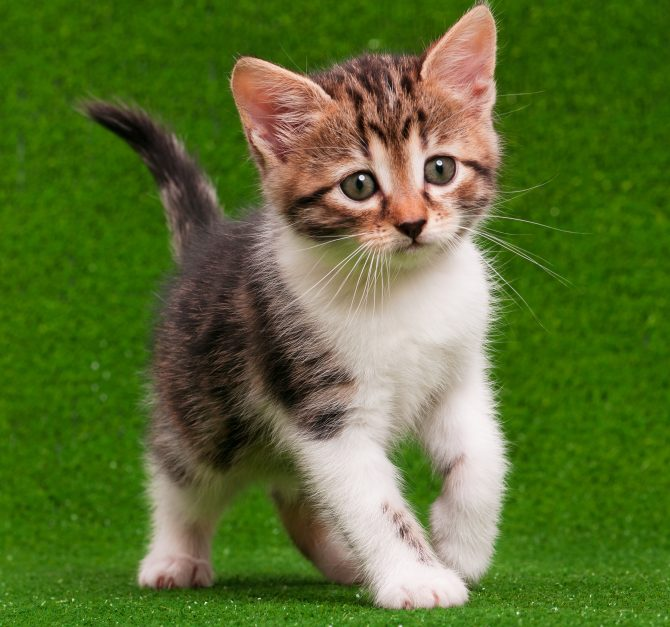
#> input picture assets/kitten01.jpg, 670 x 627 px, found by its file name
$ jupyter execute Week2.ipynb
#> lines starting #> are read from the running program, lines starting #| are printed output that depends on the picture
[cell 1]
import numpy as np
import pandas as pd
import cv2 as cv
from google.colab.patches import cv2_imshow
from skimage import io
from skimage import transform
import matplotlib.pylab as plt
img = cv.imread('./kitten01.jpg')
#> img is the input picture: shape (627, 670, 3); mean B, G, R 49.8, 111.2, 90.9
plt.imshow(img)

[cell 2]
img2 = img
img3 = cv.cvtColor(img,cv.COLOR_BGR2RGB)
plt.imshow(img3)

[cell 3]
img_gray = cv.imread('./kitten01.jpg', cv.IMREAD_GRAYSCALE)
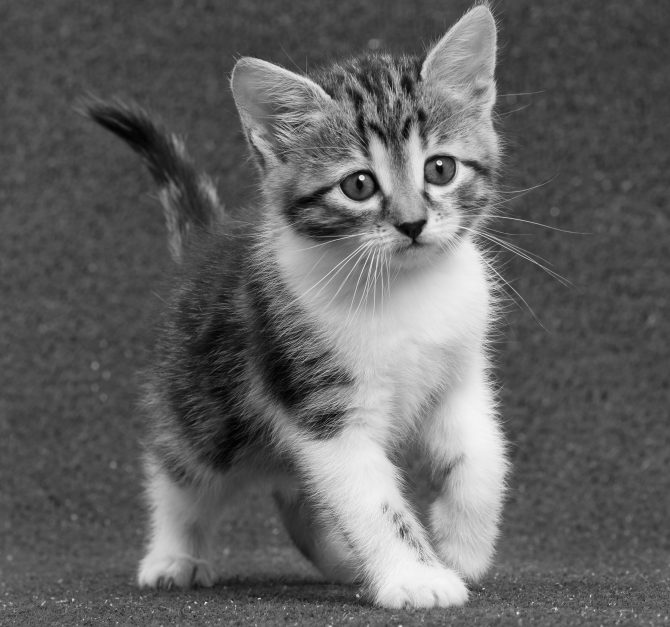
#> img_gray: shape (627, 670); min 0, max 254, mean 98.1
plt.imshow(img_gray)

[cell 4]
plt.imshow(img_gray, cmap='gray')

[cell 5]
plt.imshow(img_gray, cmap='magma')

[cell 6]
img4 = cv.resize(cv.cvtColor(img,cv.COLOR_BGR2RGB), (512,1024))
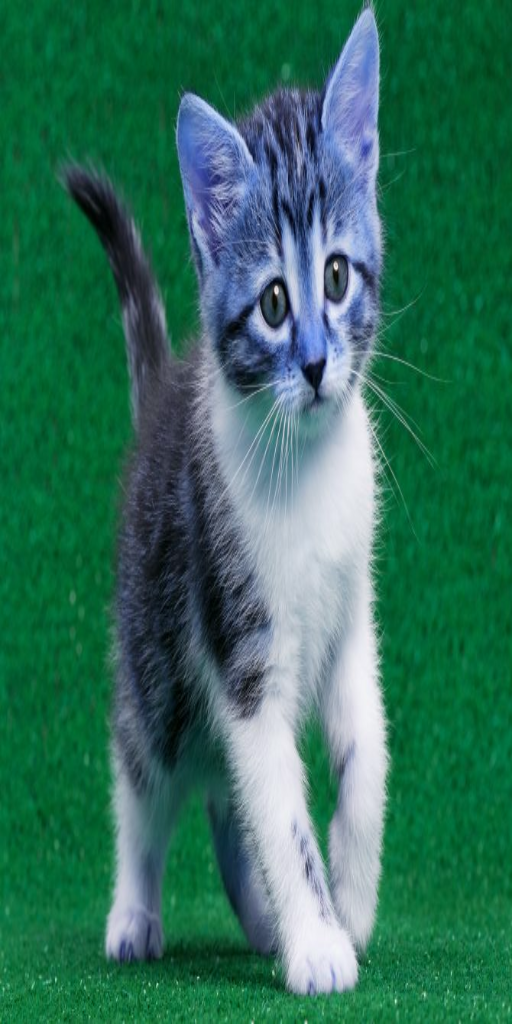
#> img4: shape (1024, 512, 3); mean B, G, R 90.8, 111, 49.7
plt.imshow(img4)

[cell 7]
img5 = cv.flip(cv.cvtColor(img,cv.COLOR_BGR2RGB),0)
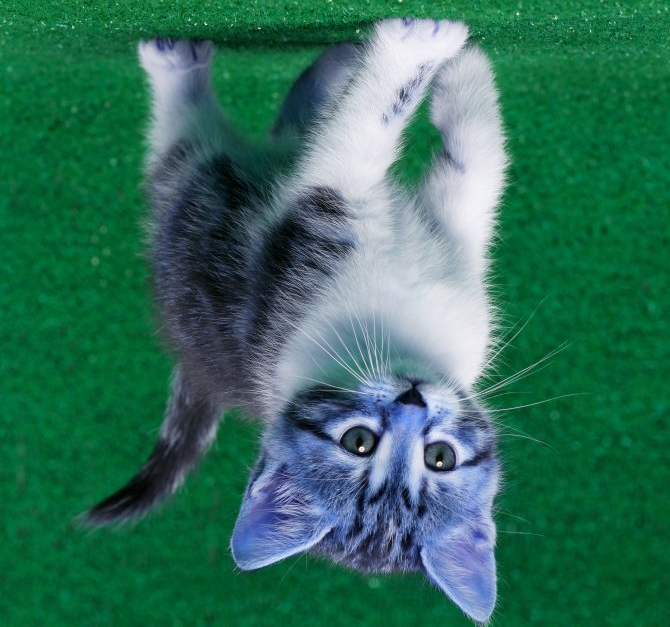
#> img5: shape (627, 670, 3); mean B, G, R 90.9, 111.2, 49.8
fig = plt.figure(figsize=(10,10))
ax = fig.add_subplot(111)
ax.imshow(img5)

[cell 8]
black_img = np.zeros(shape=(512,512,3), dtype=np.int16)
plt.imshow(black_img)

[cell 9]
cv.rectangle(black_img,pt1=(384,0),pt2=(510,150),color=(0,255,0),thickness=10)
plt.imshow(black_img)

[cell 10]
cv.rectangle(black_img,pt1=(200,200),pt2=(300,300),color=(0,0,255),thickness=15)
#> black_img: shape (512, 512, 3) int16; mean of channels 0, 1, 2 0, 4.6, 6.5
plt.imshow(black_img)

[cell 11]
cv.circle(black_img,center=(100,100),radius=50,color=(255,0,0),thickness=8)
#> black_img: shape (512, 512, 3) int16; mean of channels 0, 1, 2 2.7, 4.6, 6.5
plt.imshow(black_img)

[cell 12]
cv.line(black_img,pt1=(0,0),pt2=(512,512),color=(255,255,255),thickness=5)
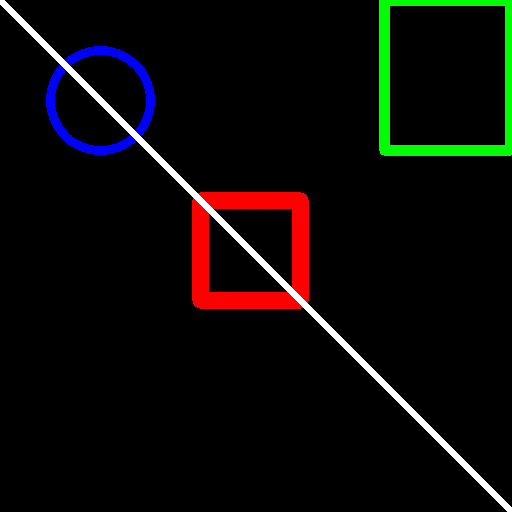
#> black_img: shape (512, 512, 3) int16; mean of channels 0, 1, 2 7.1, 9.1, 10.7; drawn as B, G, R
plt.imshow(black_img)

[cell 13]
cv.circle(black_img,center=(400,400),radius=50,color=(255,0,0),thickness=-1)
cv.line(black_img,pt1=(0,0),pt2=(512,512),color=(255,255,255),thickness=5)
plt.imshow(black_img)

[cell 14]
font = cv.FONT_HERSHEY_SIMPLEX
cv.putText(black_img, text='Hello',org=(10,500),fontFace=font,fontScale=4,color=(255,255,0),thickness=2,lineType=cv.LINE_AA)
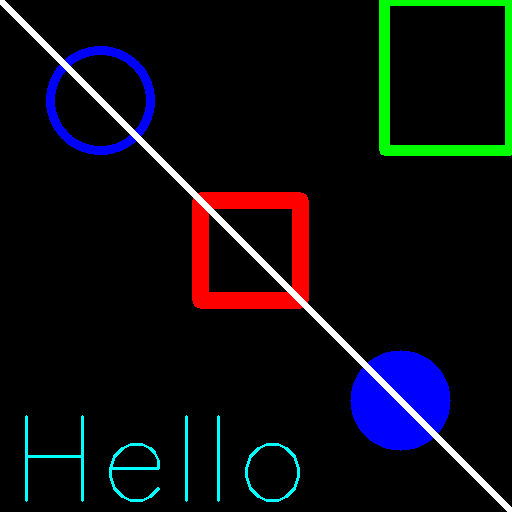
#> black_img: shape (512, 512, 3) int16; mean of channels 0, 1, 2 16.3, 11.3, 10.7; drawn as B, G, R
plt.imshow(black_img)

[cell 15]
# pembuatan black image dengan tipe data int32.
black_img2=np.zeros(shape=(512,512,3),dtype=np.int32)
plt.imshow(black_img2)

[cell 16]
# Berikut adalah kode program untuk inisialisasi NumPy array dengan tpe data int32
vertices = np.array([[100,300],[200,200],[400,300],[200,400]],dtype=np.int32)
vertices

[cell 17]
# Array tersebut kemudian di reshape sebagai berikut
pts = vertices.reshape((-1,1,2)) # nilai 2 untuk menunjukkan bahwa tiap titik dibuat 3 channel yang mewakili R, G, B
pts

[cell 18]
# Penambahan polyline pada black image kedua yang telah dibuat.
cv.polylines(black_img2,[pts],isClosed=True,color=(255,0,0),thickness=5)
plt.imshow(black_img2)
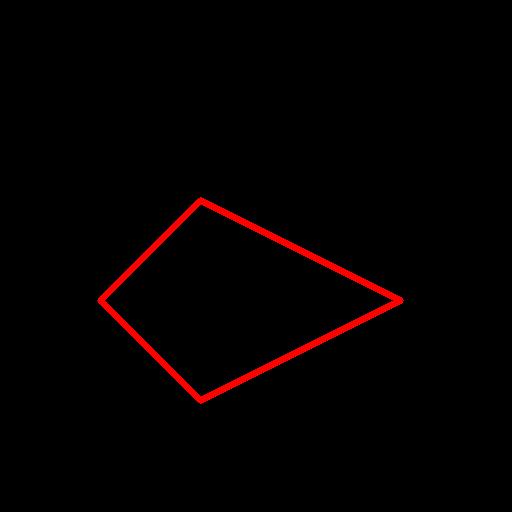
#> shown: shape (512, 512, 3); mean R, G, B 4.7, 0, 0

### **Pertanyaan**
1. Apakah perbedaan gambar yang ditampilkan tanpa dan dengan matplotlib?
Jawaban : perbedaannya yaitu jika menggunakan matplotlib maka kita akan mengetahui koordinat pixel dari gambar yang ditampilkan.
2. Apakah perbedaan dan pengaruhnya pembuatan black image antara tipe data int16 dan int32?
Jawaban : perbedaannya adalah pada rentang nilai yang dapat ditampung, untuk int32 rentang nilai yang dapat ditampung lebih besar dari tipe data int16. Untuk pengaruhnya yaitu dengan rentang nilai yang lebih besar untuk ditampung maka kemungkinan untuk data integer atau angka dapat dibaca dan disimpan dengan baik jika menggunakan tipe data int32. Jika menggunakan int16 kemungkinan data yang melebihi dari kapasitas rentang nilainya akan tidak terbaca.
3. Apakah kegunaan "google.colab.patches import cv2_imshow" pada potongan kode berikut
Jawaban : Kegunaannya adalah untuk mengimport class cv2_imshow pada package google.colab.patches. class cv2_imshow berfungsi untuk menampilkan gambar.
4. Apakah kegunaan “skimage impot io” pada potongan kode soal nomor 3
Jawaban : kegunaannya adalah untuk membaca dan menulis gambar dalam berbagai format.

### **E. TUGAS**

Berdasarkan praktikum bagian 1 dan 2 kerjakan beberapa tugas berikut :
1. Dengan menggunakan figsize, perhatikan apakah ukuran image pixelnya juga
berubah?
2. Tampilkan image dalam channel Red-blue dan Green-Blue saja!
3. Tampilkan image baris ke 20-115, kolom 25-120!
4. Tampilkan image baris ke 5-30, semua kolom, channel Green saja!
5. Buat 5 kotak berbagai ukuran dan warna yang berbeda dalam satu image.
disarankan menggunakan bilangan acak/random!
6. Tampilkan image dengan posisi terbalik!

Berdasarkan praktikum bagian 3 dan 4 kerjakan beberapa tugas berikut :
7. Buat rectangle dan circle pada bagian wajah dari image foto anda saat beraktifitas(bukan pasfoto)!
8. Buat rectangle pada bagian sudut bawah kiri channel B pada color space RGB
dari citra kitten
9. Lengkapi tulisan nama file pada file citra dari soal no.8 gunakan font, ukuran font, dan warna font yang sesuai keinginan anda.
10. Tunjukkan code program anda pada bapak/ibu dosen

[cell 19]
# Tugas 2
# Menampilkan image dalam channel Red-blue
img6 = cv.cvtColor(img, cv.COLOR_BGR2RGB)
img6[:, :, 2] = 4
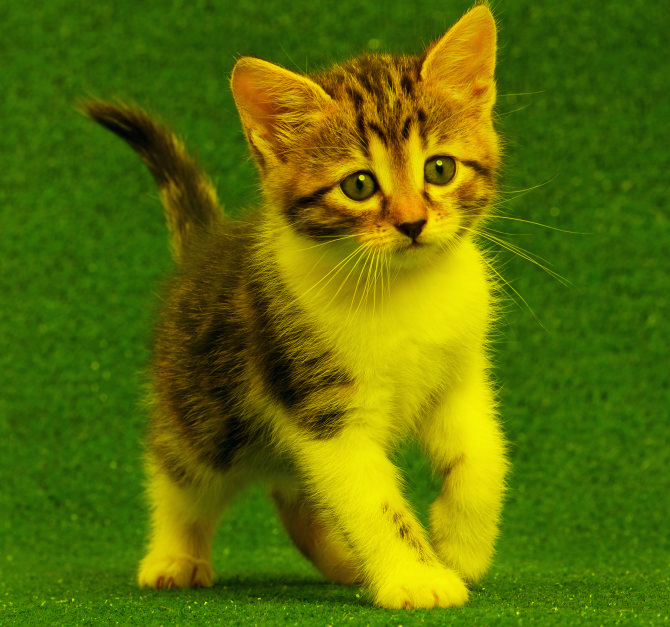
#> img6: shape (627, 670, 3); mean R, G, B 90.9, 111.2, 4

# Menampilkan image dalam channel Green-Blue
img7 = cv.cvtColor(img, cv.COLOR_BGR2RGB)
img7[:, :, 0] = 0
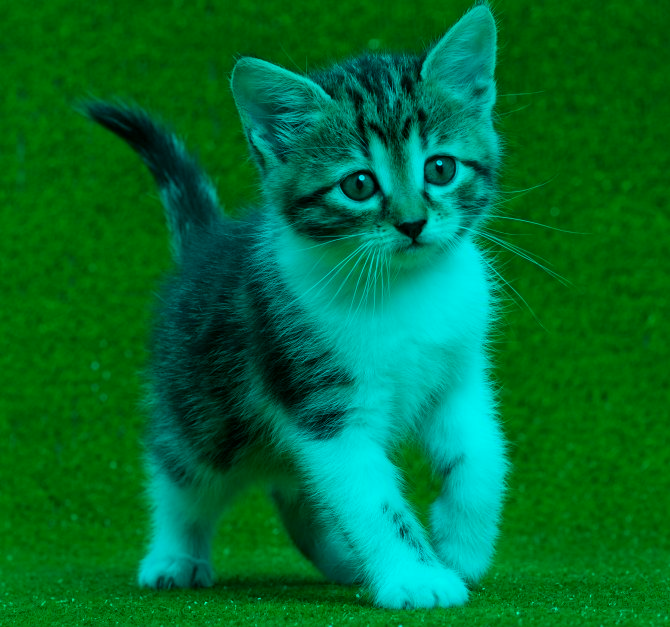
#> img7: shape (627, 670, 3); mean R, G, B 0, 111.2, 49.8

finalFrame = cv.hconcat((img6, img7))
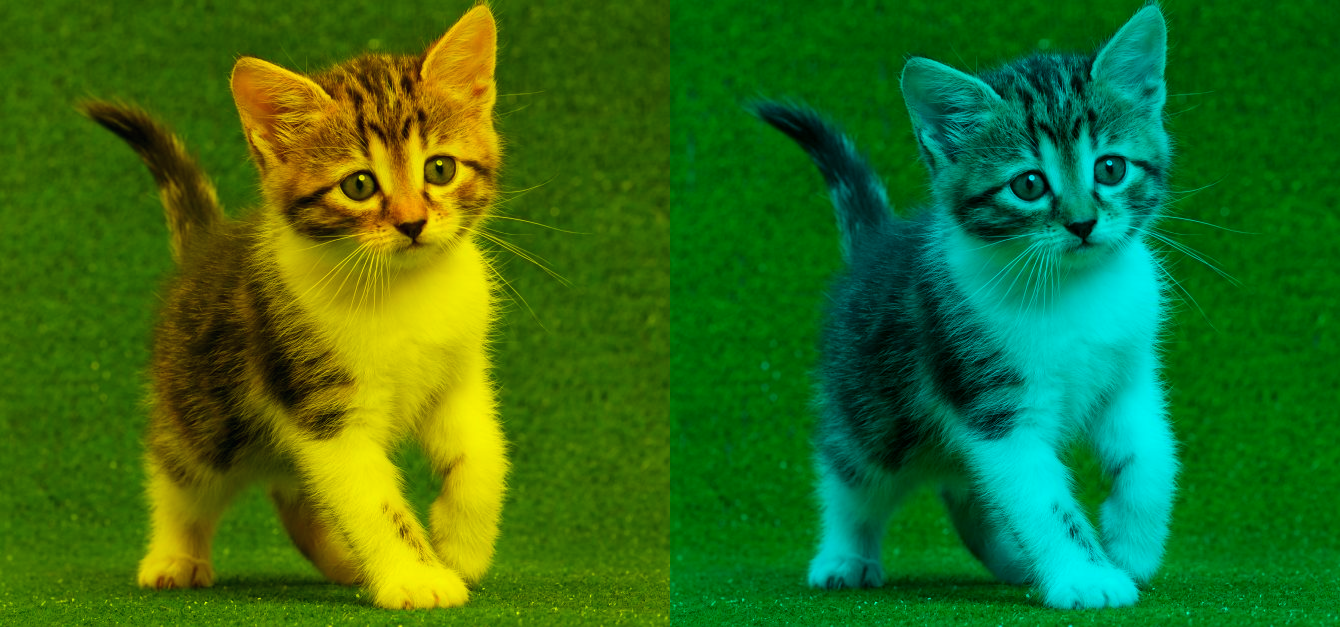
#> finalFrame: shape (627, 1340, 3); mean R, G, B 45.5, 111.2, 26.9
plt.imshow(finalFrame)

[cell 20]
# Tugas 3
# Menampilkan image baris ke 10-100, kolom 10-100!
img8 = cv.cvtColor(img, cv.COLOR_BGR2RGB)
cropped_image = img8[10:100, 10:100]
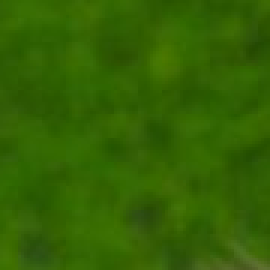
#> cropped_image: shape (90, 90, 3) (shown 3 times larger); mean R, G, B 51.1, 97.7, 2.9
plt.imshow(cropped_image)
